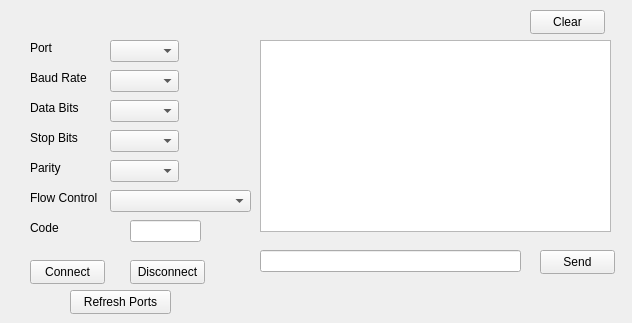
<?xml version="1.0" encoding="UTF-8"?>
<ui version="4.0">
 <class>Widget</class>
 <widget class="QWidget" name="Widget">
  <property name="geometry">
   <rect>
    <x>0</x>
    <y>0</y>
    <width>632</width>
    <height>323</height>
   </rect>
  </property>
  <property name="windowTitle">
   <string>Widget</string>
  </property>
  <widget class="QLabel" name="label_4">
   <property name="geometry">
    <rect>
     <x>30</x>
     <y>130</y>
     <width>49</width>
     <height>16</height>
    </rect>
   </property>
   <property name="text">
    <string>Stop Bits</string>
   </property>
  </widget>
  <widget class="QComboBox" name="comboBox">
   <property name="geometry">
    <rect>
     <x>110</x>
     <y>40</y>
     <width>69</width>
     <height>22</height>
    </rect>
   </property>
  </widget>
  <widget class="QLabel" name="label_2">
   <property name="geometry">
    <rect>
     <x>30</x>
     <y>70</y>
     <width>61</width>
     <height>16</height>
    </rect>
   </property>
   <property name="text">
    <string>Baud Rate</string>
   </property>
  </widget>
  <widget class="QPushButton" name="pushButton_4">
   <property name="geometry">
    <rect>
     <x>70</x>
     <y>290</y>
     <width>101</width>
     <height>24</height>
    </rect>
   </property>
   <property name="text">
    <string>Refresh Ports</string>
   </property>
  </widget>
  <widget class="QLabel" name="label">
   <property name="geometry">
    <rect>
     <x>30</x>
     <y>40</y>
     <width>49</width>
     <height>16</height>
    </rect>
   </property>
   <property name="text">
    <string>Port</string>
   </property>
  </widget>
  <widget class="QLabel" name="label_7">
   <property name="geometry">
    <rect>
     <x>30</x>
     <y>220</y>
     <width>49</width>
     <height>16</height>
    </rect>
   </property>
   <property name="text">
    <string>Code</string>
   </property>
  </widget>
  <widget class="QPushButton" name="pushButton">
   <property name="geometry">
    <rect>
     <x>540</x>
     <y>250</y>
     <width>75</width>
     <height>24</height>
    </rect>
   </property>
   <property name="text">
    <string>Send</string>
   </property>
  </widget>
  <widget class="QComboBox" name="comboBox_3">
   <property name="geometry">
    <rect>
     <x>110</x>
     <y>100</y>
     <width>69</width>
     <height>22</height>
    </rect>
   </property>
  </widget>
  <widget class="QLineEdit" name="lineEdit">
   <property name="geometry">
    <rect>
     <x>130</x>
     <y>220</y>
     <width>71</width>
     <height>22</height>
    </rect>
   </property>
  </widget>
  <widget class="QLabel" name="label_5">
   <property name="geometry">
    <rect>
     <x>30</x>
     <y>160</y>
     <width>49</width>
     <height>16</height>
    </rect>
   </property>
   <property name="text">
    <string>Parity</string>
   </property>
  </widget>
  <widget class="QLabel" name="label_6">
   <property name="geometry">
    <rect>
     <x>30</x>
     <y>190</y>
     <width>81</width>
     <height>16</height>
    </rect>
   </property>
   <property name="text">
    <string>Flow Control</string>
   </property>
  </widget>
  <widget class="QPushButton" name="pushButton_5">
   <property name="geometry">
    <rect>
     <x>530</x>
     <y>10</y>
     <width>75</width>
     <height>24</height>
    </rect>
   </property>
   <property name="text">
    <string>Clear</string>
   </property>
  </widget>
  <widget class="QLineEdit" name="lineEdit_2">
   <property name="geometry">
    <rect>
     <x>260</x>
     <y>250</y>
     <width>261</width>
     <height>22</height>
    </rect>
   </property>
  </widget>
  <widget class="QLabel" name="label_3">
   <property name="geometry">
    <rect>
     <x>30</x>
     <y>100</y>
     <width>61</width>
     <height>16</height>
    </rect>
   </property>
   <property name="text">
    <string>Data Bits</string>
   </property>
  </widget>
  <widget class="QComboBox" name="comboBox_6">
   <property name="geometry">
    <rect>
     <x>110</x>
     <y>190</y>
     <width>141</width>
     <height>22</height>
    </rect>
   </property>
  </widget>
  <widget class="QComboBox" name="comboBox_2">
   <property name="geometry">
    <rect>
     <x>110</x>
     <y>70</y>
     <width>69</width>
     <height>22</height>
    </rect>
   </property>
  </widget>
  <widget class="QTextBrowser" name="textBrowser">
   <property name="geometry">
    <rect>
     <x>260</x>
     <y>40</y>
     <width>351</width>
     <height>192</height>
    </rect>
   </property>
  </widget>
  <widget class="QComboBox" name="comboBox_4">
   <property name="geometry">
    <rect>
     <x>110</x>
     <y>130</y>
     <width>69</width>
     <height>22</height>
    </rect>
   </property>
  </widget>
  <widget class="QComboBox" name="comboBox_5">
   <property name="geometry">
    <rect>
     <x>110</x>
     <y>160</y>
     <width>69</width>
     <height>22</height>
    </rect>
   </property>
  </widget>
  <widget class="QPushButton" name="pushButton_2">
   <property name="geometry">
    <rect>
     <x>30</x>
     <y>260</y>
     <width>75</width>
     <height>24</height>
    </rect>
   </property>
   <property name="text">
    <string>Connect</string>
   </property>
  </widget>
  <widget class="QPushButton" name="pushButton_3">
   <property name="geometry">
    <rect>
     <x>130</x>
     <y>260</y>
     <width>75</width>
     <height>24</height>
    </rect>
   </property>
   <property name="text">
    <string>Disconnect</string>
   </property>
  </widget>
 </widget>
 <resources/>
 <connections/>
</ui>
